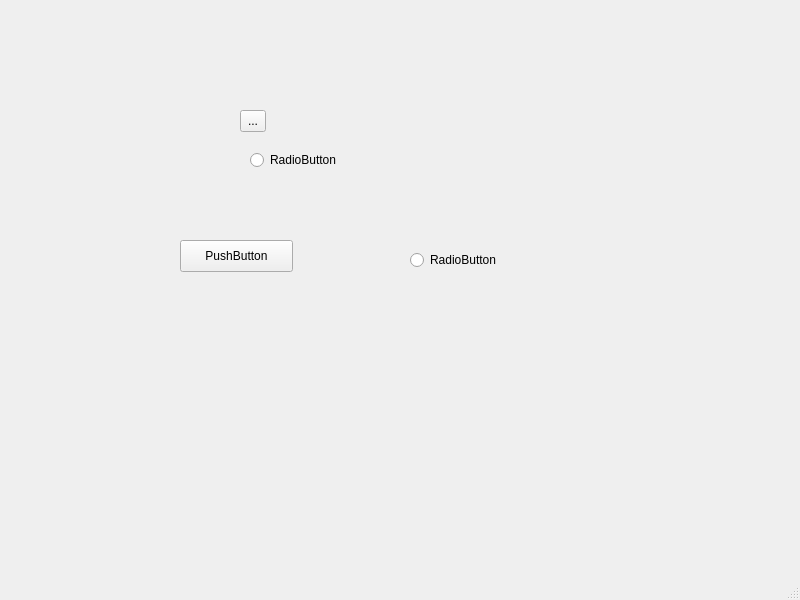
<?xml version="1.0" encoding="UTF-8"?>
<ui version="4.0">
 <class>MainWindow</class>
 <widget class="QMainWindow" name="MainWindow">
  <property name="geometry">
   <rect>
    <x>0</x>
    <y>0</y>
    <width>800</width>
    <height>600</height>
   </rect>
  </property>
  <property name="windowTitle">
   <string>MainWindow</string>
  </property>
  <widget class="QWidget" name="centralwidget">
   <widget class="QPushButton" name="pushButton">
    <property name="geometry">
     <rect>
      <x>180</x>
      <y>240</y>
      <width>113</width>
      <height>32</height>
     </rect>
    </property>
    <property name="text">
     <string>PushButton</string>
    </property>
   </widget>
   <widget class="QRadioButton" name="radioButton">
    <property name="geometry">
     <rect>
      <x>250</x>
      <y>150</y>
      <width>100</width>
      <height>20</height>
     </rect>
    </property>
    <property name="text">
     <string>RadioButton</string>
    </property>
   </widget>
   <widget class="QToolButton" name="toolButton">
    <property name="geometry">
     <rect>
      <x>240</x>
      <y>110</y>
      <width>26</width>
      <height>22</height>
     </rect>
    </property>
    <property name="text">
     <string>...</string>
    </property>
   </widget>
   <widget class="QRadioButton" name="radioButton_2">
    <property name="geometry">
     <rect>
      <x>410</x>
      <y>250</y>
      <width>100</width>
      <height>20</height>
     </rect>
    </property>
    <property name="text">
     <string>RadioButton</string>
    </property>
   </widget>
   <widget class="QWidget" name="gridLayoutWidget">
    <property name="geometry">
     <rect>
      <x>430</x>
      <y>110</y>
      <width>160</width>
      <height>80</height>
     </rect>
    </property>
    <layout class="QGridLayout" name="gridLayout"/>
   </widget>
  </widget>
  <widget class="QMenuBar" name="menubar">
   <property name="geometry">
    <rect>
     <x>0</x>
     <y>0</y>
     <width>800</width>
     <height>22</height>
    </rect>
   </property>
  </widget>
  <widget class="QStatusBar" name="statusbar"/>
 </widget>
 <resources/>
 <connections/>
</ui>
